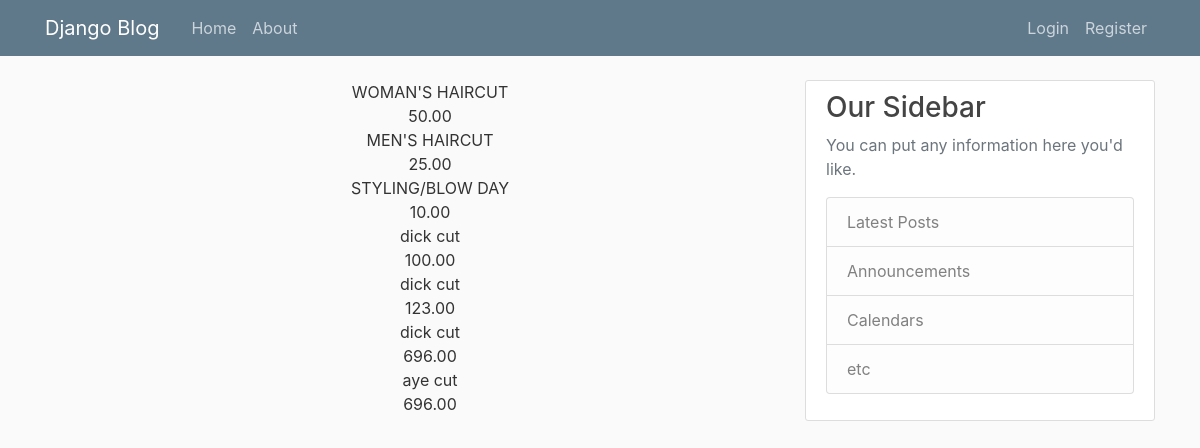
The page /price/ on the database its author committed.
### info/models.py (models this page shows, shortened)
class Price(models.Model):
	name= models.CharField(max_length=50)
	price= models.DecimalField(max_digits= 5, decimal_places=2)

### info/views.py (the view)
# urls.py: path('price/', views.price, name='info-price'),
def price(request):
	context= {
		'prices': Price.objects.all()
	}
	return render(request, 'info/price.html', context)

### info/templates/info/price.html
{% extends "info/base.html" %}
{% block content %}
  {% for price in prices %}
  <ul class="priceul">
    <li> {{ price.name }}</li>
    <li> {{ price.price }}</li>
  </ul>
  {% endfor %}
{% endblock content %}

### info/static/info/main.css (style rules this page uses)
body { background: #fafafa; color: #333333; margin-top: 5rem; }
ul { margin: 0; }

### info/static/info/price.css (style rules this page uses)
.priceul { list-style-type: none; text-align: center; }

### rows shown on the page
Price: name "WOMAN'S HAIRCUT", price "50.00"
Price: name "MEN'S HAIRCUT", price "25.00"
Price: name "STYLING/BLOW DAY", price "10.00"
Price: name "dick cut", price "100.00"
Price: name "dick cut", price "123.00"
Price: name "dick cut", price "696.00"
Price: name "aye cut", price "696.00"
